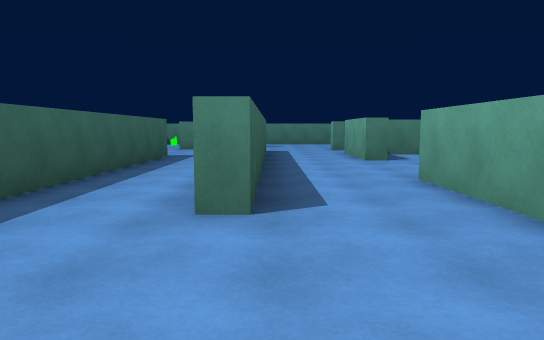
View 1 (above)

24 first-person views from a walk through a scene from a Unity 3-D project. The camera is 1.4 m above the floor, tilts 6° down and sees 70° across. The floor is counted in squares, 2 m on a side. Each view is taken from the middle of a square. On the plan, view 1 faces up. The plan holds only what a view shows up to about 11 squares ahead; the rest is blank. The place goes on beyond the plan. Surface patterns are stand-ins for the level's own textures.

View 2
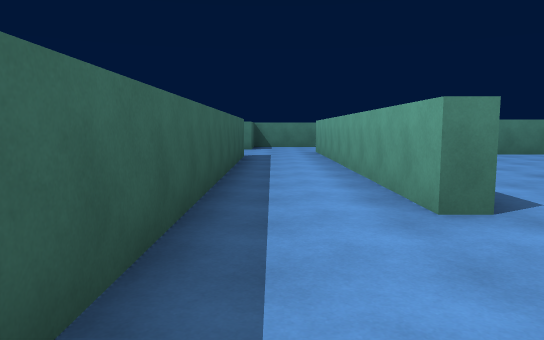

View 3
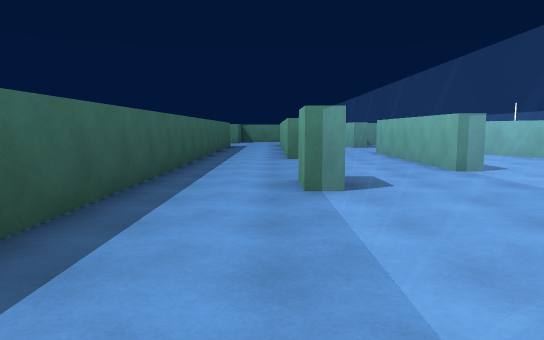

View 4
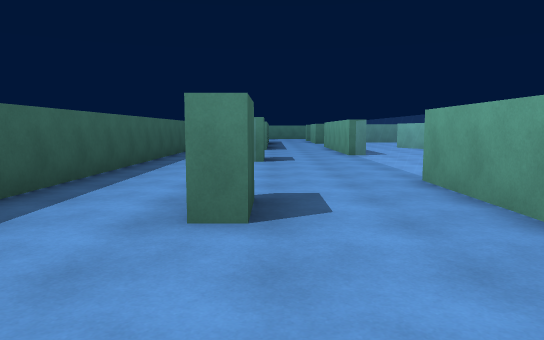

View 5
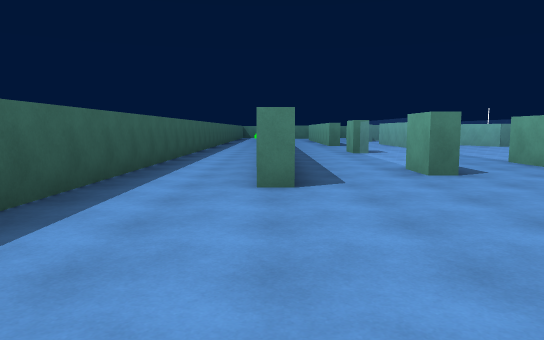

View 6
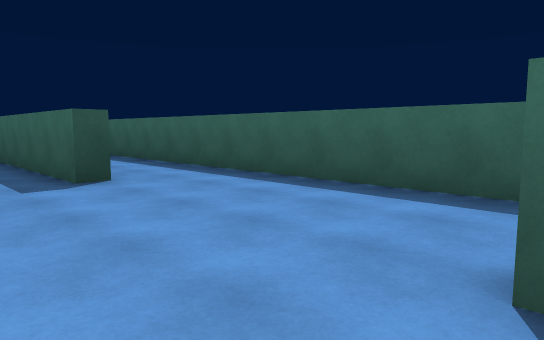

View 7
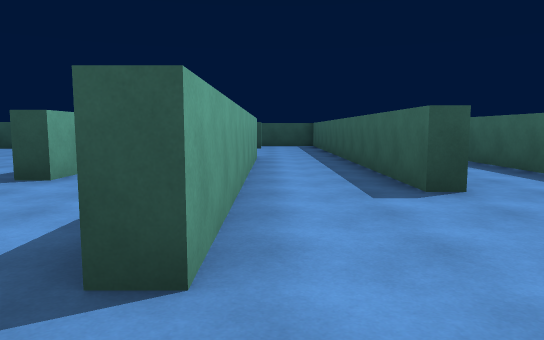

View 8
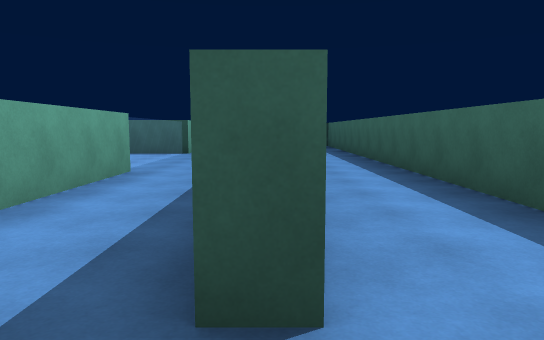

View 9
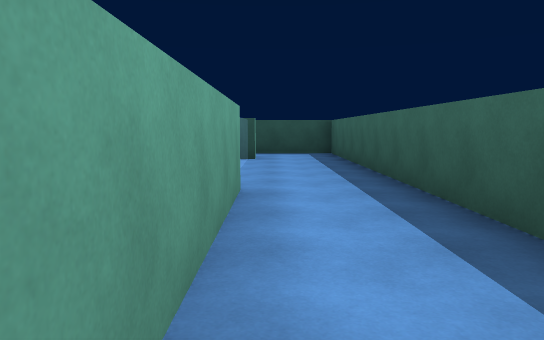

View 10
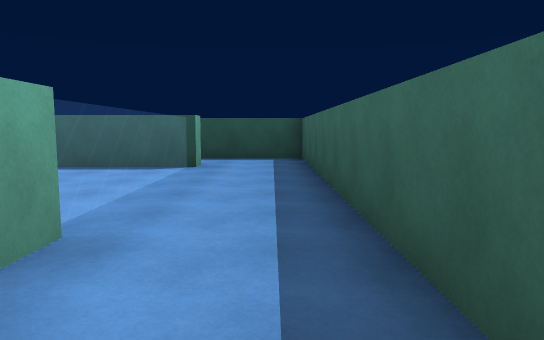

View 11
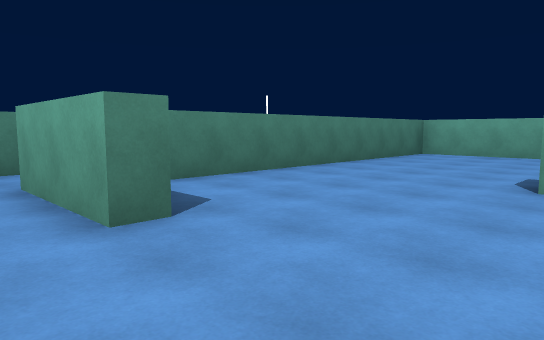

View 12
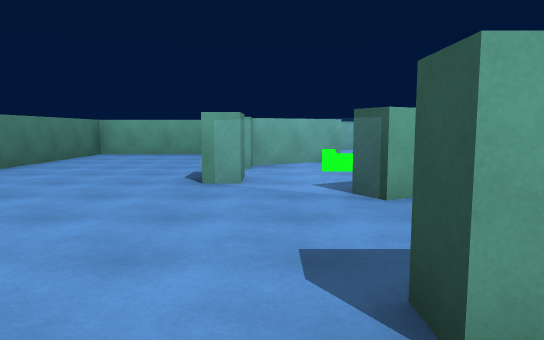

View 13
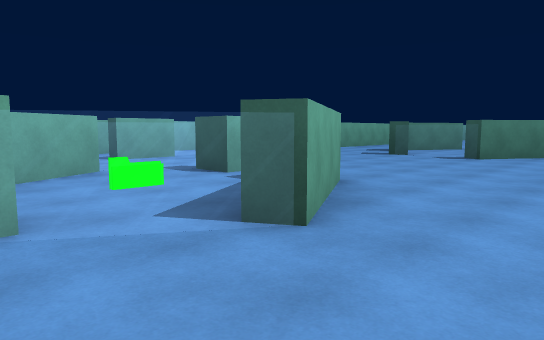

View 14
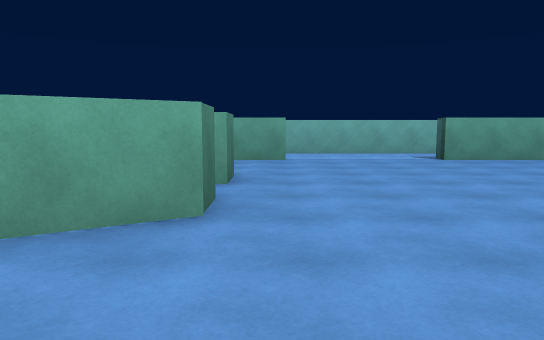

View 15
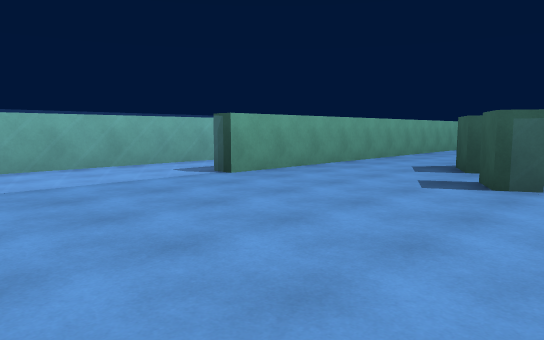

View 16
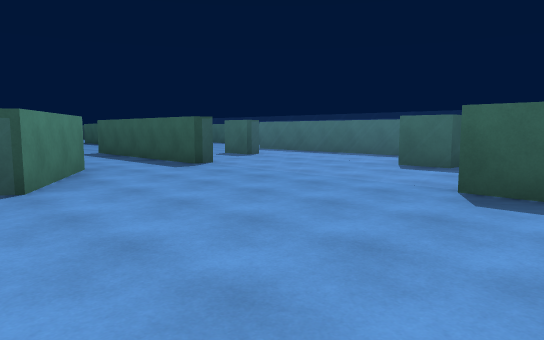

View 17
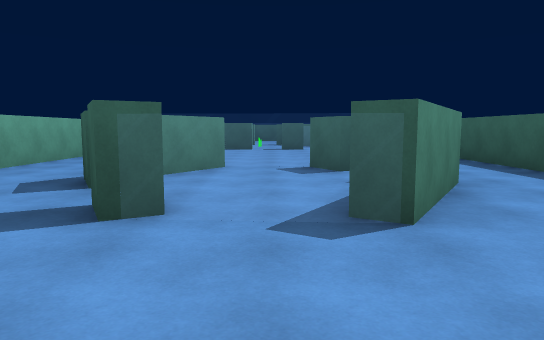

View 18
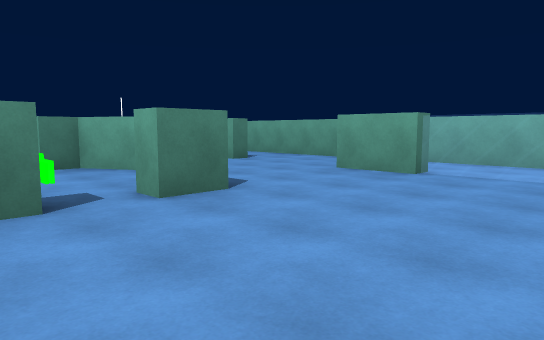

View 19
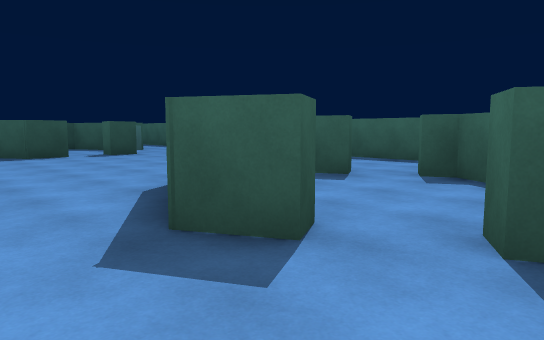

View 20
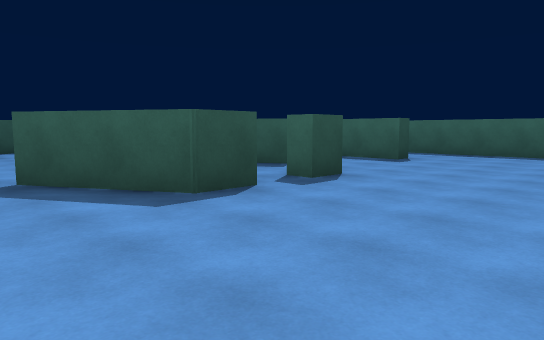

View 21
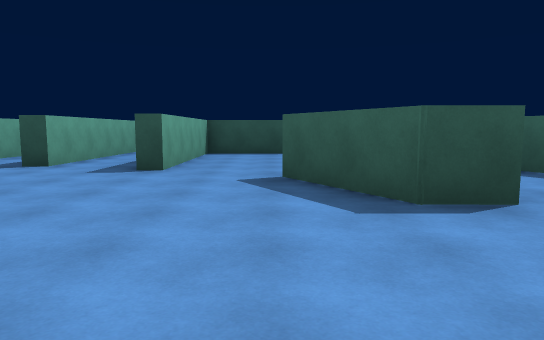

View 22
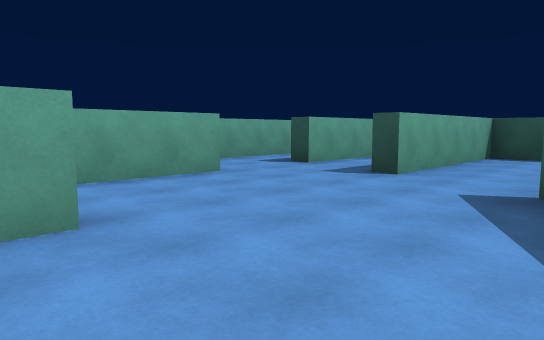

View 23
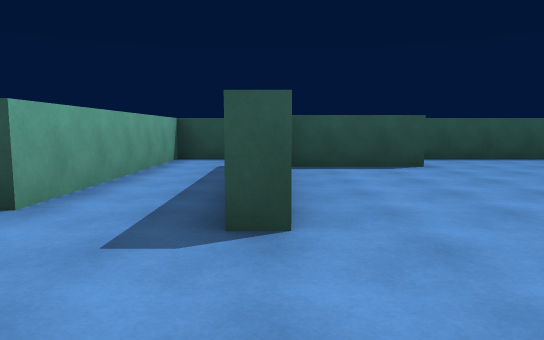

View 24
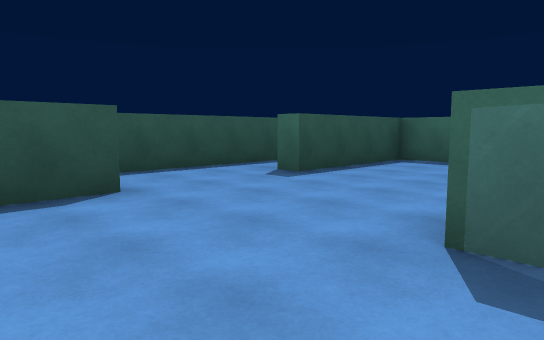

### Floor plan
Key: @ floor where view 1 was taken; # wall or solid block; x gap in a wall; . floor; = window, fence, low wall or low ledge; ^ raised ledge.
Columns run from 6 left of view 1 to 17 right of it. Each row starts with its distance up from view 1.
 11    ...#.###########
 10    #..#.#.........#
  9    #..#.#.........#
  8    #..#...........#
  7    #..#.......##  #..
  6    #..#.....=..## ...#
  5    #..#.#..=#...#....#
  4    #..#.#...#..=.... #
  3    #....#...#xx=..#..#
  2    #....#.........#..#
  1    #....#.........=..#
  0    #..@.=.........=..#
 -1    #..#.=.........=..#
 -2 #..#..=.=.........#..#
 -3 #..#..=.=...#==...#..#
 -4 #..#..=.=..##.....#
 -5 #..#..=.#..#...#..#
 -6 #..#..=.#......#..#
 -7 #..#..#.#...#==#..#
 -8 #..#....#.. ......#
 -9 #.......#.  ......#
-10 #......     ......#
-11 #.....#. .........#
-12 #.....#.............
-13 #.....#..............#
-14 #..#..#.....=.##.....#
-15 #..#..#.#..=.. ##....#
-16 #..#..# # .##   =......
-17 #..#..#   ..#  =..#....#
-18 #..#..#    .......#..#.#
-19 #..#..=    .......#..#.#
-20 #..#..= #.........#..# #
-21 #..#..=.#####...###..#
-22 #. #..=.    ....   ..#
-23 #. #..=##  #####   ###
-24    #..
-25    #^^^

Where each view was taken, in squares from view 1:
view 1: 0 up, 0 right, facing up
view 2: 0 up, 2 left, facing up
view 3: 6 down, 1 left, facing up
view 4: 10 down, 0 right, facing up
view 5: 13 down, 3 left, facing up
view 6: 8 down, 1 left, facing down-left
view 7: 9 down, 1 left, facing down
view 8: 12 down, 3 left, facing down
view 9: 14 down, 1 left, facing down
view 10: 16 down, 2 left, facing down
view 11: 6 up, 1 right, facing up-right
view 12: 6 up, 1 right, facing right
view 13: 7 up, 3 right, facing down-right
view 14: 2 up, 3 right, facing right
view 15: 2 up, 7 right, facing down-right
view 16: 2 up, 7 right, facing down-left
view 17: 0 up, 7 right, facing down
view 18: 1 down, 6 right, facing up-right
view 19: 3 down, 11 right, facing down-left
view 20: 10 down, 11 right, facing down-left
view 21: 10 down, 10 right, facing down
view 22: 11 down, 9 right, facing down-right
view 23: 14 down, 12 right, facing down
view 24: 17 down, 11 right, facing down-left
